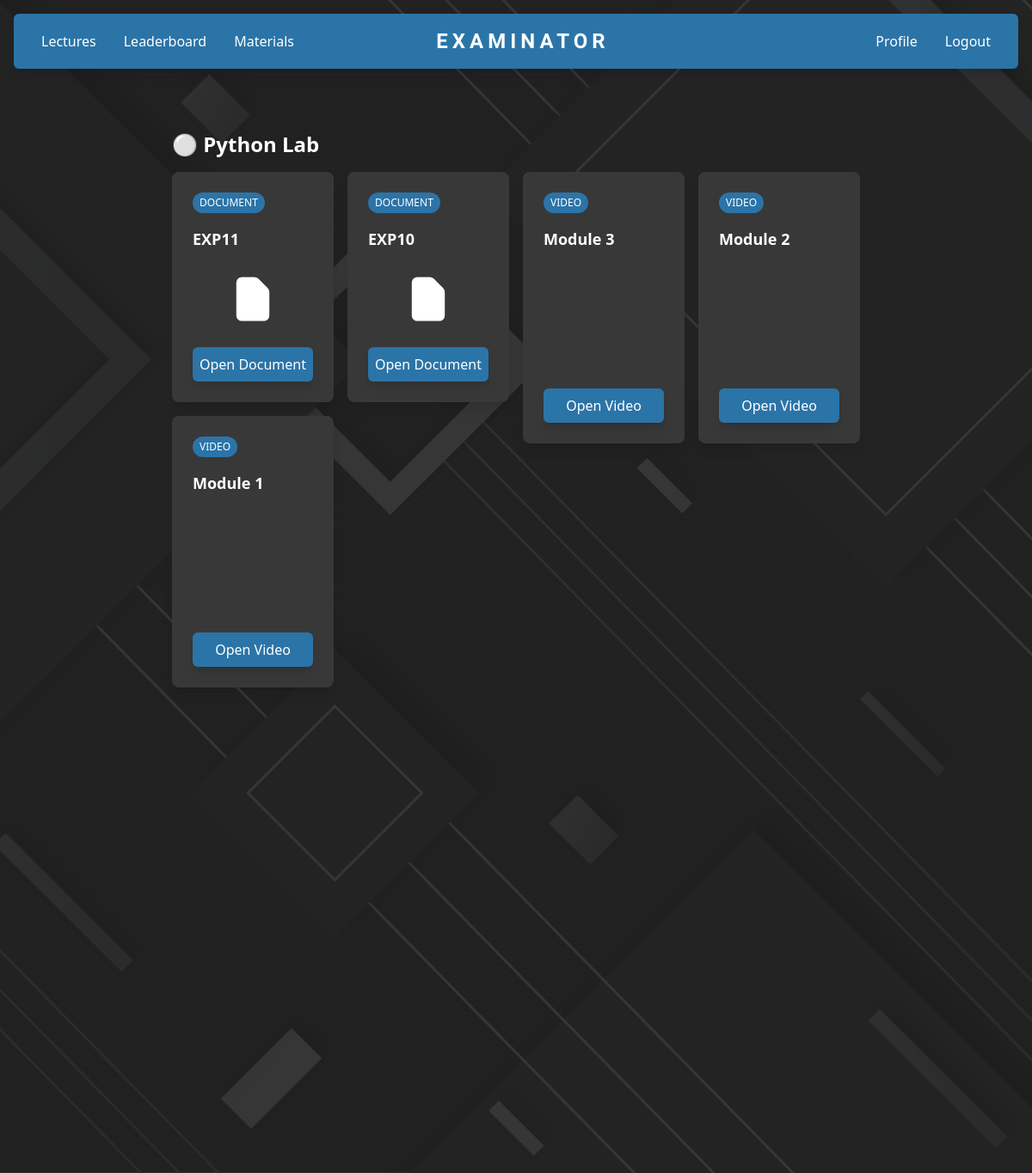
The page /materials (signed in) on the database its author committed.
### tables this page shows
CREATE TABLE course_materials (
        material_id TEXT PRIMARY KEY,
        course_id TEXT,
        material_type TEXT CHECK(material_type IN ('video', 'document')),
        title TEXT,
        url TEXT,
        created_at TIMESTAMP DEFAULT CURRENT_TIMESTAMP,
        FOREIGN KEY (course_id) REFERENCES courses(course_id)
    );

CREATE TABLE courses (
    course_id TEXT,
    course_name TEXT,
    course_code TEXT,
    course_branch TEXT,
    course_semester TEXT
);

### app.py (the view)
@app.route('/materials')
def view_materials():
    if 'student_branch' not in session or 'student_semester' not in session:
        flash("Please log in first", "error")
        return redirect(url_for('log_in'))
    cursor.execute('''
        SELECT m.*, c.course_name
        FROM course_materials m
        JOIN courses c ON m.course_id = c.course_id
        WHERE c.course_branch = ? AND c.course_semester = ?
        ORDER BY m.created_at DESC
    ''', (session['student_branch'], session['student_semester']))
    materials = cursor.fetchall()
    return render_template('materials.html', materials=materials)

### templates/materials.html (shortened to what this page needs)
{% extends 'layouts/main_layout.html' %}  {% block content %} {% if session.get("student_id") or
session.get("course_branch") %}
<div class="intersecting_invisible container text-white">
    <div
        class="intersecting_invisible w-full flex justify-center items-center py-10 flex-col gap-8"
    >
        {% if materials %}
        <div class="intersecting_invisible w-10/12">
             {% set courses = {} %} {% for
            material in materials %} {% if material[6] not in courses %} {% set
            _ = courses.update({material[6]: []}) %} {% endif %} {% set _ =
            courses[material[6]].append(material) %} {% endfor %}  {% for course_name,
            course_materials in courses.items() %}
            <div class="intersecting_invisible mb-8">
                <h4 class="intersecting_invisible text-2xl font-bold my-4">
                    ⚪ {{ course_name }}
                </h4>
                <div class="intersecting_invisible grid grid-cols-4 gap-4">
                    {% for col in range(4) %}
                    <div class="intersecting_invisible flex flex-col gap-4">
                        {% for material in course_materials %} {% if loop.index0
                        % 4 == col %}
                        <div
                            data-material-id="{{material[0]}}"
                            class="intersecting_invisible material-card w-full h-fit hover:scale-105 transition-transform p-6 flex flex-col gap-2 bg-tertiary rounded-lg shadow-lg"
                        >
                            <span
                                class="intersecting_invisible px-2 py-1 bg-primary text-white text-xs rounded-full uppercase self-start"
                            >
                                {{ material[2] }}
                            </span>
                            <p
                                class="intersecting_invisible text-lg font-bold mt-2"
                            >
                                {{ material[3] }}
                            </p>
                             {% if material[2]
                            == 'video' %}
                            <div
                                class="intersecting_invisible aspect-w-16 aspect-h-9 my-2 rounded overflow-hidden"
                            >
                                {% set video_id =
                                material[4]|replace('https://youtu.be/','')|replace('https://www.youtube.com/watch?v=','')
                                %}
                                <iframe
                                    class="w-full h-32"
                                    src="https://www.youtube.com/embed/{{ video_id.split('?')[0] }}"
                                    frameborder="0"
                                    allowfullscreen
                                ></iframe>
                            </div>
                            {% else %}
                            <div
                                class="intersecting_invisible my-4 flex justify-center"
                            >
                                <svg
                                    xmlns="http://www.w3.org/2000/svg"
                                    class="h-16 w-16 text-primary"
                                    viewBox="0 0 20 20"
                                    fill="currentColor"
                                >
                                    <path
                                        fill-rule="evenodd"
                                        d="M4 4a2 2 0 012-2h4.586A2 2 0 0112 2.586L15.414 6A2 2 0 0116 7.414V16a2 2 0 01-2 2H6a2 2 0 01-2-2V4z"
                                        clip-rule="evenodd"
                                    />
                                </svg>
                            </div>
                            {% endif %}
                            <a
                                href="{{ material[4] }}"
                                target="_blank"
                                class="intersecting_invisible w-full shadow-lg text-center bg-primary p-2 rounded-md hover:opacity-75 hover:cursor-pointer text-white"
                            >
                                Open {{ material[2]|capitalize }}
                            </a>
                        </div>
                        {% endif %} {% endfor %}
                    </div>
                    {% endfor %}
                </div>
            </div>
            {% endfor %}
        </div>
        {% endif %}
    </div>
</div>
{% endif %} {% endblock %}

### templates/layouts/main_layout.html (shortened to what this page needs)
<!doctype html>
<html lang="en">
    <head>
        <link href="/static/styles.css" rel="stylesheet" />
        <link
            href="{{ url_for('static', filename='output.css') }}"
            rel="stylesheet"
        />
        <link
            rel="stylesheet"
            href="https://cdnjs.cloudflare.com/ajax/libs/font-awesome/6.4.2/css/all.min.css"
        />
        <script src="https://cdn.tailwindcss.com"></script>
    </head>
    <body>
        {% if session["course_branch"] %} {% include
        'components/admin/navbar.html' %} {% else %} {% include
        'components/navbar.html' %} {% endif %}
        <div class="intersecting_invisible content m-1">
            {% block content %}{% endblock %}
        </div>
        {% include 'components/bg-cover.html' %}
    </body>
</html>

### templates/components/navbar.html (shortened to what this page needs)
<nav
    class="py-4 px-8 m-4 rounded-md shadow-lg flex bg-primary flex-row border-primary justify-between items-center"
>
    <ul class="hidden md:flex gap-8 items-center">
        <li>
            <a
                href="/tests/lectures"
                class="text-white hover:text-gray-200 transition"
                >Lectures</a
            >
        </li>
        <li>
            <a
                href="/leaderboards"
                class="text-white hover:text-gray-200 transition"
                >Leaderboard</a
            >
        </li>
        <li>
            <a
                href="/materials"
                class="text-white hover:text-gray-200 transition"
                >Materials</a
            >
        </li>
    </ul>
    <ul class="flex md:mr-0 mr-12 items-center">
        <li>
            <a
                href="/"
                class="text-white text-2xl font-bold title hover:text-gray-200 transition"
                >EXAMINATOR</a
            >
        </li>
    </ul>
    <ul class="hidden md:flex gap-8 items-center">
        <li>
        </li>
        <li>
            <a href="/profile" class="text-white hover:text-gray-200 transition"
                >Profile</a
            >
        </li>
        <li>
            <a
                href="/auth/log-in"
                class="text-white hover:text-gray-200 transition"
                >Logout</a
            >
        </li>
    </ul>
</nav>

### templates/components/bg-cover.html
{% set random_num = range(1, 5)|random %} {% if random_num == 1 %}
<img
    src="{{ url_for('static', filename='assets/imgs/bg_cover.jpg') }}"
    class="intersecting_invisible w-screen h-screen fixed top-0 left-0 object-cover -z-10 opacity-10 selection:bg-transparent"
    alt="Background image"
/>
{% elif random_num == 2 %}
<img
    src="{{ url_for('static', filename='assets/imgs/bg_cover.jpg') }}"
    class="intersecting_invisible w-screen h-screen scale-x-[-1] fixed top-0 left-0 object-cover -z-10 opacity-10 selection:bg-transparent"
    alt="Background image"
/>
{% elif random_num == 3 %}
<img
    src="{{ url_for('static', filename='assets/imgs/bg_cover.jpg') }}"
    class="intersecting_invisible w-screen h-screen scale-y-[-1] fixed top-0 left-0 object-cover -z-10 opacity-10 selection:bg-transparent"
    alt="Background image"
/>
{% elif random_num == 4 %}
<img
    src="{{ url_for('static', filename='assets/imgs/bg_cover.jpg') }}"
    class="intersecting_invisible w-screen h-screen scale-[-1] fixed top-0 left-0 object-cover -z-10 opacity-10 selection:bg-transparent"
    alt="Background image"
/>
{% endif %}

### static/styles.css (style rules this page uses)
:root { --primary: #2b74a8; --secondary: #222222; --tertiary: #383838; }
body { background-color: #222222; }
.title { letter-spacing: 5px; font-family: "Comfortaa", sans-serif; font-weight: 800; font-style: bolder; }
.intersecting_invisible { z-index: 2; opacity: 0; scale: 0.96; transition: 0.35s all ease; }
.intersecting_visible { z-index: 2; scale: 1; opacity: 1; }

### templates/materials.html (style rules this page uses)
.material-card { transition: all 0.3s ease; }

### rows shown on the page
course_materials: course_name "Python Lab", material_type "DOCUMENT", title "EXP11", material_type "Document"
course_materials: material_type "VIDEO", title "Module 1", material_type "Video"
course_materials: material_type "DOCUMENT", title "EXP10", material_type "Document"
course_materials: material_type "VIDEO", title "Module 3", material_type "Video"
course_materials: material_type "VIDEO", title "Module 2", material_type "Video"
